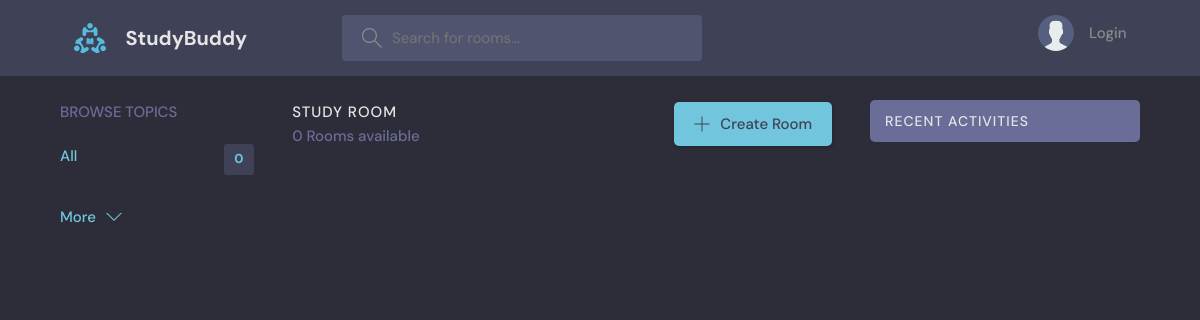
Page /?q=Django on the earlier database version.
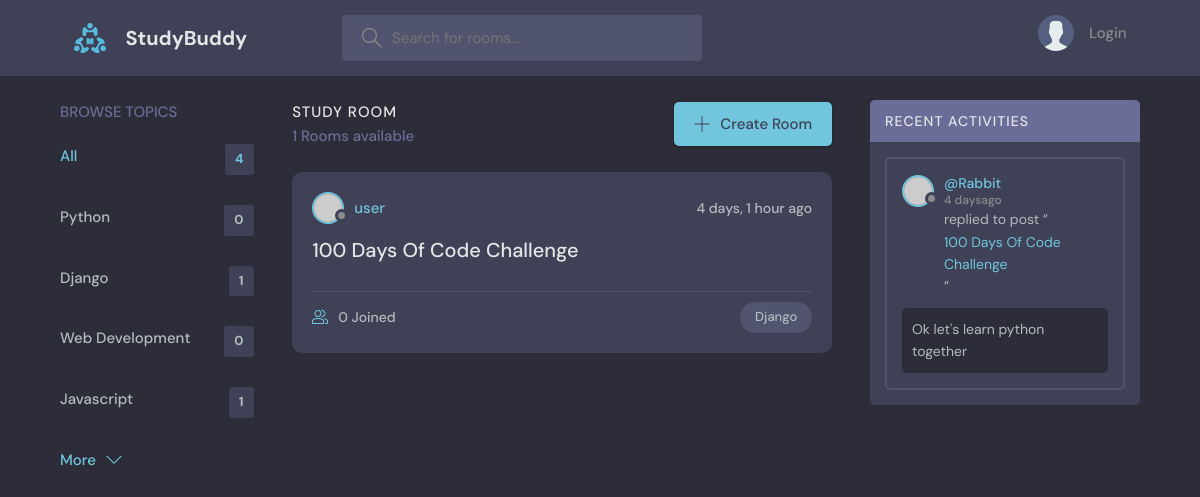
Same page on the later database version.
### base/models.py (models this page shows, shortened)
class Topic(models.Model):
    name = models.CharField(max_length=200)

class Room(models.Model):
    host = models.ForeignKey(User, on_delete=models.SET_NULL, null=True)
    topic = models.ForeignKey(Topic, on_delete=models.SET_NULL, null=True)
    name = models.CharField(max_length=200)
    description = models.TextField(null=True, blank=True)
    participants = models.ManyToManyField(User, related_name='participants', blank=True )
    updated = models.DateTimeField(auto_now=True)
    created = models.DateTimeField(auto_now_add=True)
    class Meta:
        ordering = ['-updated', '-created']
    def __str__(self):
        return self.name

class Message(models.Model):
    user = models.ForeignKey(User, on_delete=models.CASCADE)
    room = models.ForeignKey(Room, on_delete=models.CASCADE)
    body = models.TextField()
    updated = models.DateTimeField(auto_now=True)
    created = models.DateTimeField(auto_now_add=True)
    class Meta:
        ordering = ['-updated', '-created']

### base/views.py (the view)
# urls.py: path('', views.home, name="home"),
def home(request):
    q = request.GET.get('q') if request.GET.get('q') != None else  ''
    rooms = Room.objects.filter(
        Q(topic__name__icontains=q) |
        Q(name__icontains=q) |
         Q(description__icontains=q)
        )
    topics = Topic.objects.all()
    room_count =  rooms.count()
    room_messages = Message.objects.filter(Q(room__topic__name__icontains=q))
    context = {'rooms':rooms, 'topics':topics, 'room_count' : room_count, 'room_messages': room_messages}
    return render(request, 'base/home.html', context)

### base/templates/base/home.html (shortened to what this page needs)
{% extends 'main.html' %}
{% block content %}
    <main class="layout layout--3">
      <div class="container">
        {% include 'base/topics_component.html' %}
        <div class="roomList">
          <div class="roomList__header">
            <div>
              <h2>Study Room</h2>
              <p>{{room_count}} Rooms available</p>
            </div>
            <a class="btn btn--main" href="create-room.html">
              <svg version="1.1" xmlns="http://www.w3.org/2000/svg" width="32" height="32" viewBox="0 0 32 32">
                <title>add</title>
                <path
                  d="M16.943 0.943h-1.885v14.115h-14.115v1.885h14.115v14.115h1.885v-14.115h14.115v-1.885h-14.115v-14.115z"
                ></path>
              </svg>
              Create Room
            </a>
          </div>
        {%  include 'base/feed_component.html' %}
        </div>
        {% include 'base/activity_component.html' %}
      </div>
    </main>
    {% endblock content %}

### base/templates/base/topics_component.html
<div class="topics">
    <div class="topics__header">
      <h2>Browse Topics</h2>
    </div>
    <ul class="topics__list">
      <li>
        <a href="{% url 'home' %}" class="active">All <span>{{topics.count}}</span></a>
      </li>
      {% for topic in topics %}
      <li>
        <a href="{% url 'home'%}?q={{topic.name}}">{{topic.name}} <span>{{topic.room_set.all.count}}</span></a>
      </li>
      {% endfor %}
    </ul>
    <a class="btn btn--link" href="topics.html">
      More
      <svg version="1.1" xmlns="http://www.w3.org/2000/svg" width="32" height="32" viewBox="0 0 32 32">
        <title>chevron-down</title>
        <path d="M16 21l-13-13h-3l16 16 16-16h-3l-13 13z"></path>
      </svg>
    </a>
  </div>

### base/templates/base/feed_component.html (shortened to what this page needs)
{% for room in rooms %}
<div class="roomListRoom">
    <div class="roomListRoom__header">
      <a href="{% url 'user-profile' room.host.id %}" class="roomListRoom__author">
        <div class="avatar avatar--small">
          <img src="https://randomuser.me/api/portraits/women/11.jpg" />
        </div>
        <span>{{room.host.username}}</span>
      </a>
      <div class="roomListRoom__actions">
        <span>{{room.created|timesince}} ago</span>
      </div>
    </div>
    <div class="roomListRoom__content">
      <a href="{% url 'room' room.id %}">{{room.name}}</a>
    </div>
    <div class="roomListRoom__meta">
      <a href="{% url 'room' room.id %}" class="roomListRoom__joined">
        {{room.participants.all.count}} Joined
      </a>
      <p class="roomListRoom__topic">{{room.topic.name}}</p>
    </div>
  </div>
  {% endfor %}

### base/templates/base/activity_component.html (shortened to what this page needs)
<div class="activities">
    <div class="activities__header">
      <h2>Recent Activities</h2>
    </div>
    {% for message in room_messages %}
    <div class="activities__box">
      <div class="activities__boxHeader roomListRoom__header">
        <a href="{% url 'user-profile' message.user.id  %}" class="roomListRoom__author">
          <div class="avatar avatar--small">
            <img src="https://randomuser.me/api/portraits/women/11.jpg" />
          </div>
          <p>
            @{{message.user}}
            <span>{{message.created|timesince}}ago</span>
          </p>
        </a>
      </div>
      <div class="activities__boxContent">
        <p>replied to post “<a href="{% url 'user-profile' message.room.id  %}">{{message.room}}</a>”</p>
        <div class="activities__boxRoomContent">
            {{message.body}}
        </div>
      </div>
    </div>
    {% endfor %}
  </div>

Differences in the rows shown:
added Topic: name "Python", room_set.all.count "0"
added Topic: name "Django", room_set.all.count "1"
added Topic: name "Web Development", room_set.all.count "0"
added Topic: name "Javascript", room_set.all.count "1"
now on this page (row edited): Room: host.username "user", created "4 days, 1 hour", name "100 Days Of Code Challenge", participants.all.count "0", topic.name "Django"
added Message: user "Rabbit", created "4 days", room "100 Days Of Code Challenge", body "Ok let's learn python together"
Other differences:
{{ topics.count }}: "0" → "4"
{{ room_count }}: "0" → "1"
